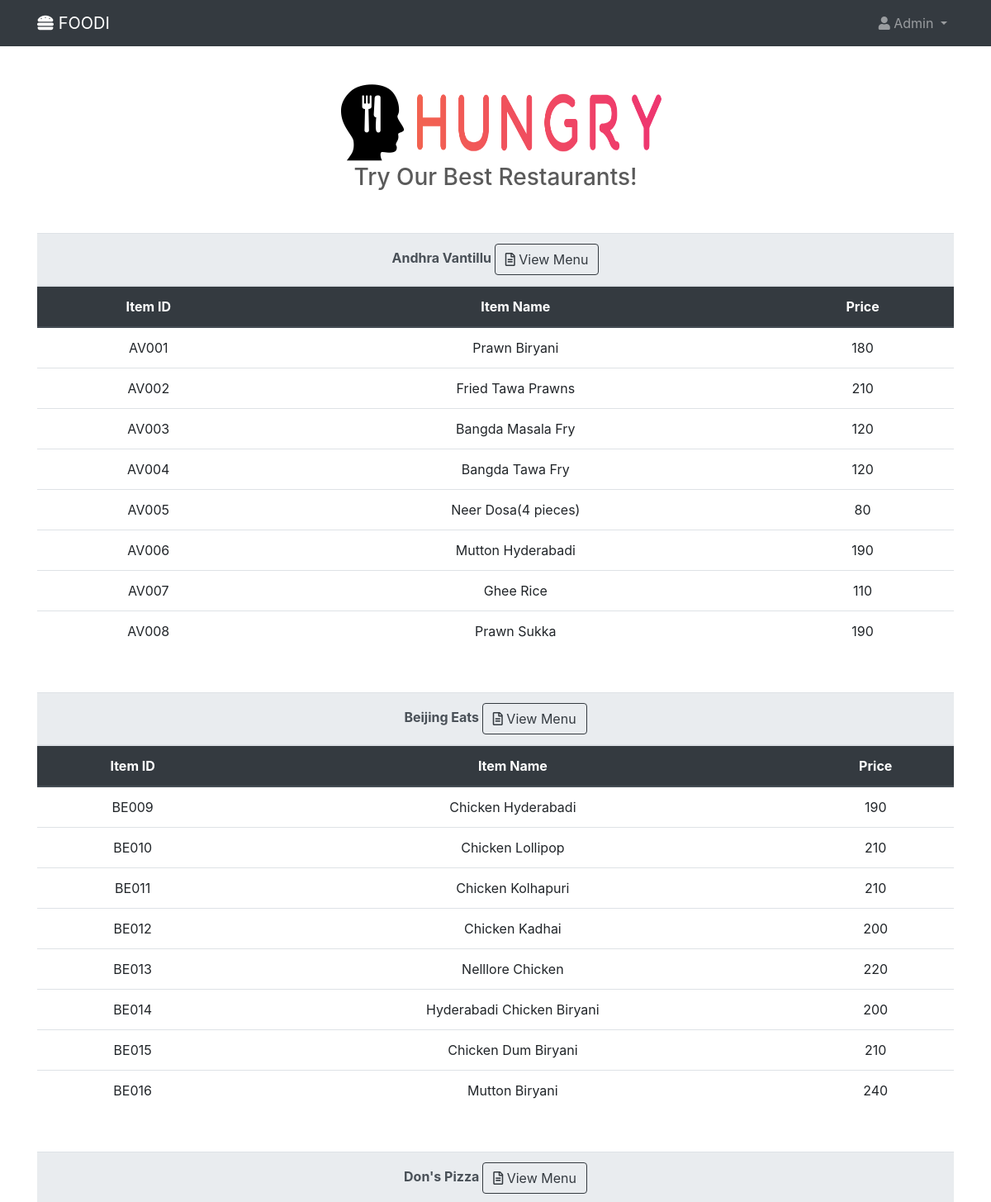
The page /south_indian.php (signed in, upper part) on the database its author committed.
### tables this page shows
CREATE TABLE `restaurant` (
  `u_name` varchar(40) DEFAULT NULL,
  `r_name` varchar(20) DEFAULT NULL,
  `address` varchar(60) DEFAULT NULL,
  `contact` varchar(20) DEFAULT NULL,
  `rating` float DEFAULT '0',
  `r_id` varchar(10) NOT NULL,
  `no_of_rating` int(20) DEFAULT '0'
);

CREATE TABLE `1` (
  `ITEM_ID` char(5) NOT NULL,
  `ITEM_NAME` varchar(30) DEFAULT NULL,
  `PRICE` float DEFAULT NULL,
  `CUISINE_TYPE` varchar(20) DEFAULT NULL,
  `Availability` varchar(15) NOT NULL
);

CREATE TABLE `2` (
  `ITEM_ID` char(5) NOT NULL,
  `ITEM_NAME` varchar(30) DEFAULT NULL,
  `PRICE` float DEFAULT NULL,
  `CUISINE_TYPE` varchar(30) DEFAULT NULL,
  `Availability` varchar(15) NOT NULL
);

### south_indian.php (the view, shortened to what this page needs)
<!doctype html>
<html>
    <head>
        <link rel="stylesheet" href="https://ajax.googleapis.com/ajax/libs/jqueryui/1.12.1/themes/smoothness/jquery-ui.css">
        <link rel="stylesheet" href="https://stackpath.bootstrapcdn.com/bootstrap/4.3.1/css/bootstrap.min.css">
        <link rel="stylesheet" href="https://use.fontawesome.com/releases/v5.7.2/css/all.css">
        <link rel="stylesheet" type="text/css" href="css/style.css">
 <?php
    if(empty($_SESSION['name']))
    {
        header("Location:login.php");
    }
    else if($_SESSION['type']==2)
    {
 ?>
    </head>
    <body>
        <nav class="navbar navbar-expand-md navbar-dark fixed-top bg-dark">
            <div class="container">
                <div class="navbar-header">
                    <a class="navbar-brand" href="c_user.php"><i class="fas fa-hamburger"></i> FOODI</a>
                </div>
              <div class="collapse navbar-collapse" id="navbarContent">
                <ul class="navbar-nav ml-auto nav-right">
                  <li class="nav-item dropdown">
                    <a class="nav-link dropdown-toggle" href="#" id="navbarDropdown" role="button" data-toggle="dropdown" aria-haspopup="true" aria-expanded="false">
                      <i class="fas fa-user"></i> <?php
                            echo $_SESSION["name"] ;
                        ?>
                    </a>
                  </li>
                </ul>
              </div>
            </div>
        </nav>
        <div id="hungry" class="container text-center">
            <img src="images/hungry_head.png" class="rounded" alt="hungry-head" height="100" width="100">
            <img src="images/hungry.png" clas="rounded" alt="hungry" height="75" width="300">
            <h3>Try Our Best Restaurants!</h3>
        </div>
        <?php
                $servername = "localhost";
                $username = "root";
                $password = "4956";
                $dbname = "foodi";
                $conn = new mysqli($servername, $username, $password, $dbname);
                $sql = "SELECT * FROM restaurant";
                $result = $conn->query($sql);
                while ($row = $result->fetch_array(MYSQLI_ASSOC)) {
                        $field1name = $row['r_id'];
                        $field2name = $row['r_name'];
                ?>
                    <div id="table" class="container text-center">
                          <table class="table">
                             <thead>
                             <tr class="thead-light">
                              <th colspan='4'><?php echo $field2name; ?>     <button type="button" class="btn btn-outline-dark"><i class="far fa-file-alt"></i> View Menu</button></th>
                             </tr>
                             <tr  class="thead-dark">
                              <th scope="col">Item ID</th>
                              <th scope="col">Item Name</th>
                              <th scope="col">Price</th>
                            </tr>
                          </thead>
                          <tbody>
                            <?php
                                $sql1 = "SELECT * FROM `".  $field1name ."` WHERE CUISINE_TYPE='South Indian' and Availability='Available'";
                                $result1 = $conn->query($sql1);
                                while ($row1 = $result1->fetch_array(MYSQLI_ASSOC)) {
                                    $field11name = $row1['ITEM_ID'];
                                    $field22name = $row1['ITEM_NAME'];
                                    $field33name = $row1['PRICE'];
                                    echo '<tr>
                                              <td>'.$field11name.'</td>
                                              <td>'.$field22name.'</td>
                                              <td>'.$field33name.'</td>' ?>
                                            <?php  echo '</tr>';
                                }
                            ?>
                        </tbody>
                    </table>
                   </div>
        <?php }
        ?>
    </body><?php }
	else
	{
		header("Location:access_deny.html");
	}
	?>
</html>

### css/style.css (style rules this page uses)
body { padding-top: 3rem; padding-bottom: 3rem; color: #5a5a5a; }

### south_indian.php (style rules this page uses)
#hungry { margin-top: 50px; }
#table { margin-top: 50px; }

### rows shown on the page
restaurant: r_name "Andhra Vantillu"
1: ITEM_ID "AV001", ITEM_NAME "Prawn Biryani", PRICE "180"
1: ITEM_ID "AV002", ITEM_NAME "Fried Tawa Prawns", PRICE "210"
1: ITEM_ID "AV003", ITEM_NAME "Bangda Masala Fry", PRICE "120"
1: ITEM_ID "AV004", ITEM_NAME "Bangda Tawa Fry", PRICE "120"
1: ITEM_ID "AV005", ITEM_NAME "Neer Dosa(4 pieces)", PRICE "80"
1: ITEM_ID "AV006", ITEM_NAME "Mutton Hyderabadi", PRICE "190"
1: ITEM_ID "AV007", ITEM_NAME "Ghee Rice", PRICE "110"
1: ITEM_ID "AV008", ITEM_NAME "Prawn Sukka", PRICE "190"
restaurant: r_name "Beijing Eats"
2: ITEM_ID "BE009", ITEM_NAME "Chicken Hyderabadi", PRICE "190"
2: ITEM_ID "BE010", ITEM_NAME "Chicken Lollipop", PRICE "210"
2: ITEM_ID "BE011", ITEM_NAME "Chicken Kolhapuri", PRICE "210"
2: ITEM_ID "BE012", ITEM_NAME "Chicken Kadhai", PRICE "200"
2: ITEM_ID "BE013", ITEM_NAME "Nelllore Chicken", PRICE "220"
2: ITEM_ID "BE014", ITEM_NAME "Hyderabadi Chicken Biryani", PRICE "200"
2: ITEM_ID "BE015", ITEM_NAME "Chicken Dum Biryani", PRICE "210"
2: ITEM_ID "BE016", ITEM_NAME "Mutton Biryani", PRICE "240"
restaurant: r_name "Don's Pizza"

### other values the page prints
$_SESSION["name"] "Admin"
